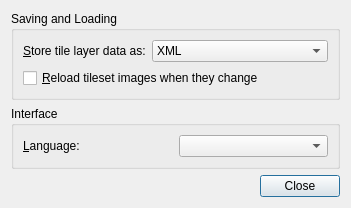
<?xml version="1.0" encoding="UTF-8"?>
<ui version="4.0">
 <class>PreferencesDialog</class>
 <widget class="QDialog" name="PreferencesDialog">
  <property name="geometry">
   <rect>
    <x>0</x>
    <y>0</y>
    <width>366</width>
    <height>212</height>
   </rect>
  </property>
  <property name="windowTitle">
   <string>Preferences</string>
  </property>
  <layout class="QVBoxLayout" name="verticalLayout">
   <property name="sizeConstraint">
    <enum>QLayout::SetFixedSize</enum>
   </property>
   <item>
    <widget class="QGroupBox" name="groupBox">
     <property name="title">
      <string>Saving and Loading</string>
     </property>
     <layout class="QGridLayout" name="gridLayout">
      <item row="0" column="0">
       <widget class="QLabel" name="label">
        <property name="text">
         <string>&amp;Store tile layer data as:</string>
        </property>
        <property name="buddy">
         <cstring>layerDataCombo</cstring>
        </property>
       </widget>
      </item>
      <item row="0" column="1">
       <widget class="QComboBox" name="layerDataCombo">
        <item>
         <property name="text">
          <string>XML</string>
         </property>
        </item>
        <item>
         <property name="text">
          <string>Base64 (uncompressed)</string>
         </property>
        </item>
        <item>
         <property name="text">
          <string>Base64 (gzip compressed)</string>
         </property>
        </item>
        <item>
         <property name="text">
          <string>Base64 (zlib compressed)</string>
         </property>
        </item>
       </widget>
      </item>
      <item row="1" column="0" colspan="2">
       <widget class="QCheckBox" name="reloadTilesetImages">
        <property name="text">
         <string>&amp;Reload tileset images when they change</string>
        </property>
       </widget>
      </item>
     </layout>
    </widget>
   </item>
   <item>
    <widget class="QGroupBox" name="groupBox_2">
     <property name="title">
      <string>Interface</string>
     </property>
     <layout class="QGridLayout" name="gridLayout_2">
      <item row="0" column="0">
       <widget class="QLabel" name="label_2">
        <property name="text">
         <string>&amp;Language:</string>
        </property>
        <property name="buddy">
         <cstring>languageCombo</cstring>
        </property>
       </widget>
      </item>
      <item row="0" column="1">
       <widget class="QComboBox" name="languageCombo"/>
      </item>
     </layout>
    </widget>
   </item>
   <item>
    <spacer name="verticalSpacer">
     <property name="orientation">
      <enum>Qt::Vertical</enum>
     </property>
     <property name="sizeHint" stdset="0">
      <size>
       <width>0</width>
       <height>0</height>
      </size>
     </property>
    </spacer>
   </item>
   <item>
    <widget class="QDialogButtonBox" name="buttonBox">
     <property name="orientation">
      <enum>Qt::Horizontal</enum>
     </property>
     <property name="standardButtons">
      <set>QDialogButtonBox::Close</set>
     </property>
    </widget>
   </item>
  </layout>
 </widget>
 <resources/>
 <connections>
  <connection>
   <sender>buttonBox</sender>
   <signal>accepted()</signal>
   <receiver>PreferencesDialog</receiver>
   <slot>accept()</slot>
   <hints>
    <hint type="sourcelabel">
     <x>248</x>
     <y>254</y>
    </hint>
    <hint type="destinationlabel">
     <x>157</x>
     <y>274</y>
    </hint>
   </hints>
  </connection>
  <connection>
   <sender>buttonBox</sender>
   <signal>rejected()</signal>
   <receiver>PreferencesDialog</receiver>
   <slot>reject()</slot>
   <hints>
    <hint type="sourcelabel">
     <x>316</x>
     <y>260</y>
    </hint>
    <hint type="destinationlabel">
     <x>286</x>
     <y>274</y>
    </hint>
   </hints>
  </connection>
 </connections>
</ui>
